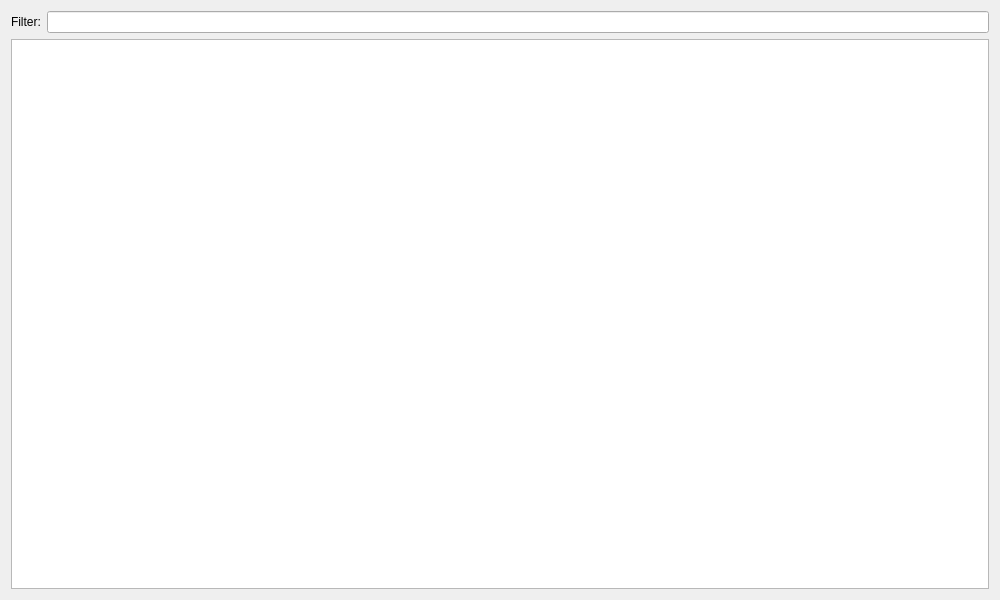
<?xml version="1.0" encoding="UTF-8"?>
<ui version="4.0">
 <class>ClassesInHTMLFilesWidget</class>
 <widget class="QWidget" name="ClassesInHTMLFilesWidget">
  <property name="geometry">
   <rect>
    <x>0</x>
    <y>0</y>
    <width>1000</width>
    <height>600</height>
   </rect>
  </property>
  <property name="windowTitle">
   <string>Style Classes in HTML Files</string>
  </property>
  <layout class="QVBoxLayout" name="verticalLayout">
   <item>
    <layout class="QHBoxLayout" name="horizontalLayout" stretch="0,0">
     <item>
      <widget class="QLabel" name="label">
       <property name="toolTip">
        <string>List only the file names which contain the text you enter.</string>
       </property>
       <property name="text">
        <string>Filter:</string>
       </property>
      </widget>
     </item>
     <item>
      <widget class="QLineEdit" name="Filter"/>
     </item>
    </layout>
   </item>
   <item>
    <widget class="QTreeView" name="fileTree">
     <property name="sizePolicy">
      <sizepolicy hsizetype="Preferred" vsizetype="Expanding">
       <horstretch>0</horstretch>
       <verstretch>0</verstretch>
      </sizepolicy>
     </property>
     <property name="showDropIndicator" stdset="0">
      <bool>false</bool>
     </property>
     <property name="alternatingRowColors">
      <bool>true</bool>
     </property>
     <property name="uniformRowHeights">
      <bool>false</bool>
     </property>
     <property name="sortingEnabled">
      <bool>true</bool>
     </property>
    </widget>
   </item>
  </layout>
 </widget>
 <resources/>
 <connections/>
</ui>
